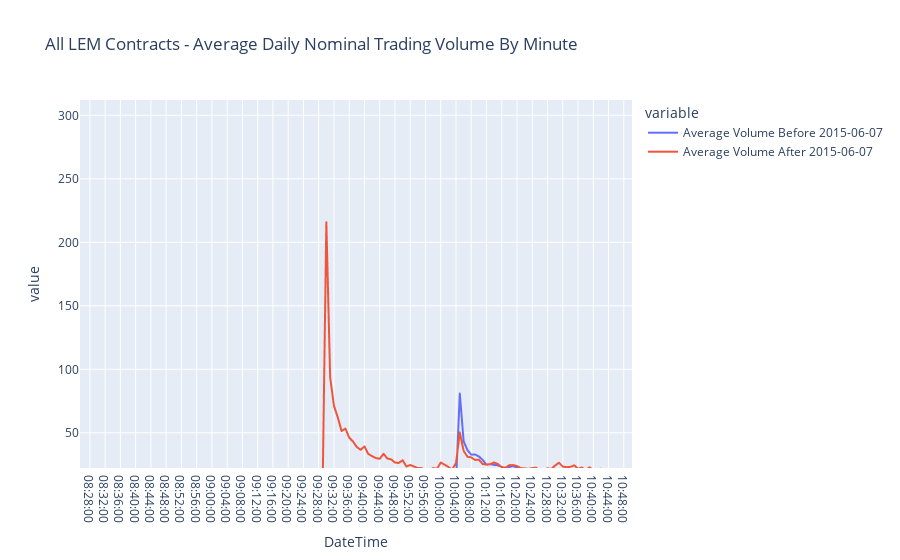

Notebook code for this chart:
### Code cell
fig1.show()

### Figure 1 — Plotly figure (JSON) as saved in the notebook; plotly's stock layout.template omitted (floating-point values rounded to 4 significant figures; data arrays with more than 128 entries replaced by an {"elided": "..."} marker saying what was removed)
{"data": [{"hovertemplate": "variable=Average Volume Before 2015-06-07<br>DateTime=%{x}<br>value=%{y}<extra></extra>", "legendgroup": "Average Volume Before 2015-06-07", "line": {"color": "#636efa", "dash": "solid"}, "marker": {"symbol": "circle"}, "mode": "lines", "name": "Average Volume Before 2015-06-07", "showlegend": true, "type": "scattergl", "x": {"elided": "1440 str values"}, "xaxis": "x", "y": {"elided": "1440 float values"}, "yaxis": "y"}, {"hovertemplate": "variable=Average Volume After 2015-06-07<br>DateTime=%{x}<br>value=%{y}<extra></extra>", "legendgroup": "Average Volume After 2015-06-07", "line": {"color": "#EF553B", "dash": "solid"}, "marker": {"symbol": "circle"}, "mode": "lines", "name": "Average Volume After 2015-06-07", "showlegend": true, "type": "scattergl", "x": {"elided": "1440 str values"}, "xaxis": "x", "y": {"elided": "1440 float values"}, "yaxis": "y"}], "layout": {"autosize": true, "legend": {"title": {"text": "variable"}, "tracegroupgap": 0}, "title": {"text": "All LEM Contracts - Average Daily Nominal Trading Volume By Minute"}, "xaxis": {"anchor": "y", "autorange": false, "domain": [0, 1], "range": [505.4, 650.2], "title": {"text": "DateTime"}, "type": "category"}, "yaxis": {"anchor": "x", "autorange": false, "domain": [0, 1], "range": [22.29, 312.1], "title": {"text": "value"}, "type": "linear"}}}
